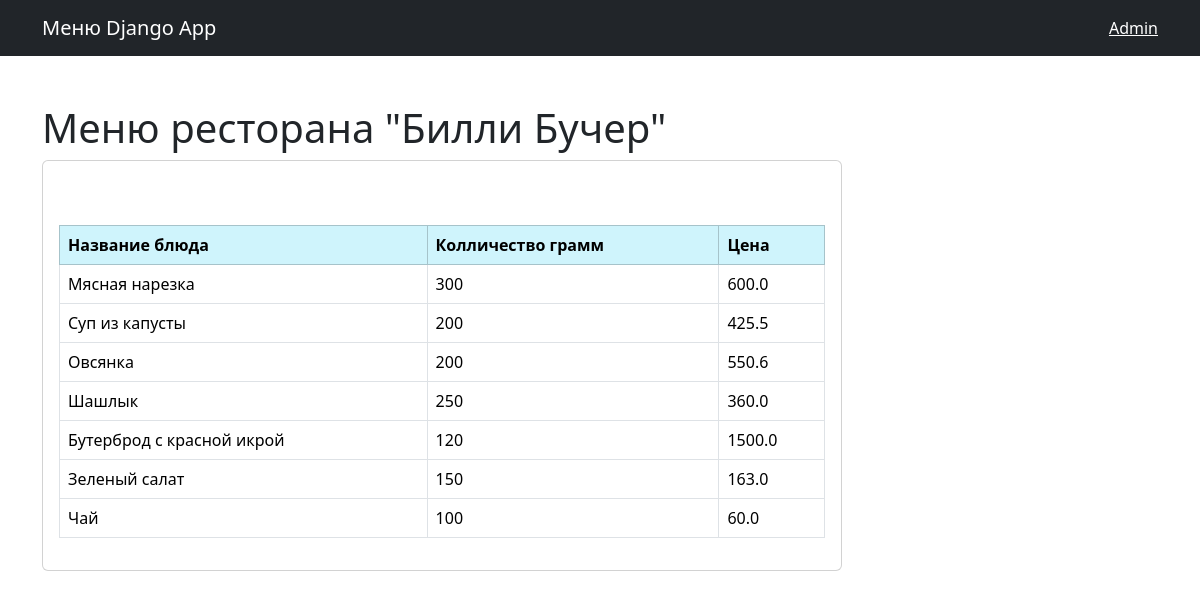
The page /menu/3/ on the database its author committed.
### menu/models.py (models this page shows, shortened)
class Menu(models.Model):
    title = models.CharField(max_length=255)
    created_at = models.DateTimeField(default=timezone.now)

class Dish(models.Model):
    name = models.CharField(max_length=255)
    amount = models.PositiveIntegerField()
    price = models.FloatField()
    menu = models.ForeignKey(Menu, on_delete=models.CASCADE)

### menu/views.py (the view)
# urls.py: path('<int:menu_id>/', views.menu_detail, name='menu_detail'),
def menu_detail(request, menu_id):
    menu = get_object_or_404(Menu, pk=menu_id)
    dishes = Dish.objects.all()
    return render(request, 'menu_detail.html', {'menu': menu,
                                                'dishes': dishes})

### templates/menu_detail.html
{% extends 'base.html'%} {% block title %} {{menu.title}}{%endblock%} {% block content %}
<h1 class="mt-5">{{menu.title}}</h1>
<div class="card" style="width: 50rem">
  <div class="card-body">
    <p class="card-text">
      <table class="table mt-5 table-bordered table-strited table-hover">
        <thead class="table-info">
          <tr>
            <th>Название блюда</th>
            <th>Колличество грамм</th>
            <th>Цена</th>
          </tr>
        </thead>
        <tbody>
          {% for dish in dishes %}
          <tr>
              <td>{{dish.name}}</td>
              <td>{{dish.amount}}</td>
              <td>{{dish.price}}</td>
          </tr>
          {% endfor %}
        </tbody>
    </table>
    </p>
  </div>
</div>
{% endblock%}

### rows shown on the page
Menu: title "Меню ресторана \"Билли Бучер\""
Dish: name "Мясная нарезка", amount "300", price "600.0"
Dish: name "Суп из капусты", amount "200", price "425.5"
Dish: name "Овсянка", amount "200", price "550.6"
Dish: name "Шашлык", amount "250", price "360.0"
Dish: name "Бутерброд с красной икрой", amount "120", price "1500.0"
Dish: name "Зеленый салат", amount "150", price "163.0"
Dish: name "Чай", amount "100", price "60.0"
